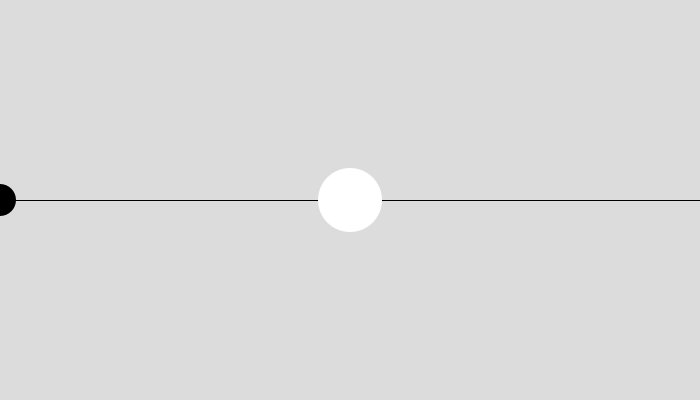
Frame 1 (no input)
Frame 60 (the mouse pressed at the canvas centre just before this capture): identical to frame 1, image omitted
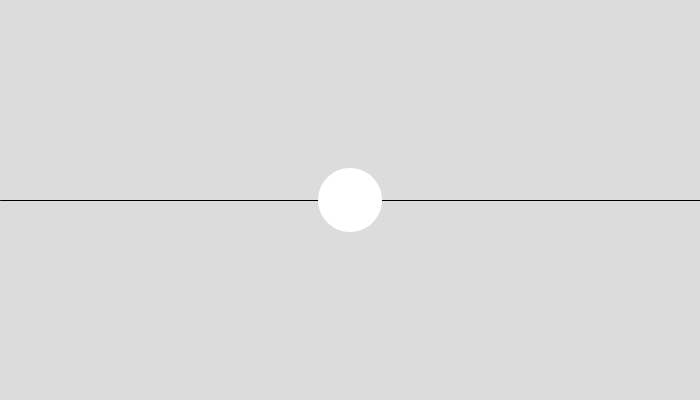
Frame 120 (the mouse held since frame 60 and released just before this capture)

The Processing sketch that drew these frames (run headless with seeded random() and noise(); from frame 60 on, the mouse is pressed at the canvas centre):

// Processing sketch: LinearRepulsion
// ── LinearRepulsion.pde
/*

LINEAR FLOW AROUND

@author   Vladimir V. KUCHINOV
@email   helloworld@vkuchinov.uk

*/

Agent agent;
Repulsor repulsor;

void setup() {
    
      size(700, 400);
      agent = new Agent();
      repulsor = new Repulsor();
      
}

void draw() {

      background(220);
      stroke(0);
      line(0, height/2, width, height/2); 
      agent.draw();
      repulsor.draw();
      
}

class Agent {

    float x, y;
    float dir = 1.0;
    
    Agent() {
    
        x = 40;
        y = height/2;
        
    } 
    
    void draw() {
    
        x = mouseX;
        
        //repulsor 
        float dist = dist(x, y, repulsor.x, repulsor.y); 
        if (dist < 120) {
        
        y = height/2 + map(dist, 120, 0, 0, 120) * dir;
        } else {
        dir *= -1;  
        y = height/2;
        }
        
        noStroke();
        fill(0);
        ellipseMode(CENTER);
        ellipse(x, y, 32, 32);
    
    }
}

class Repulsor {

    float x, y;
    
    Repulsor() {
    
          x = width/2;
          y = height/2;
          
    } 

    void draw() {
    
          noStroke();
          fill(255);
          ellipseMode(CENTER);
          ellipse(x, y, 64, 64);
    }
}
